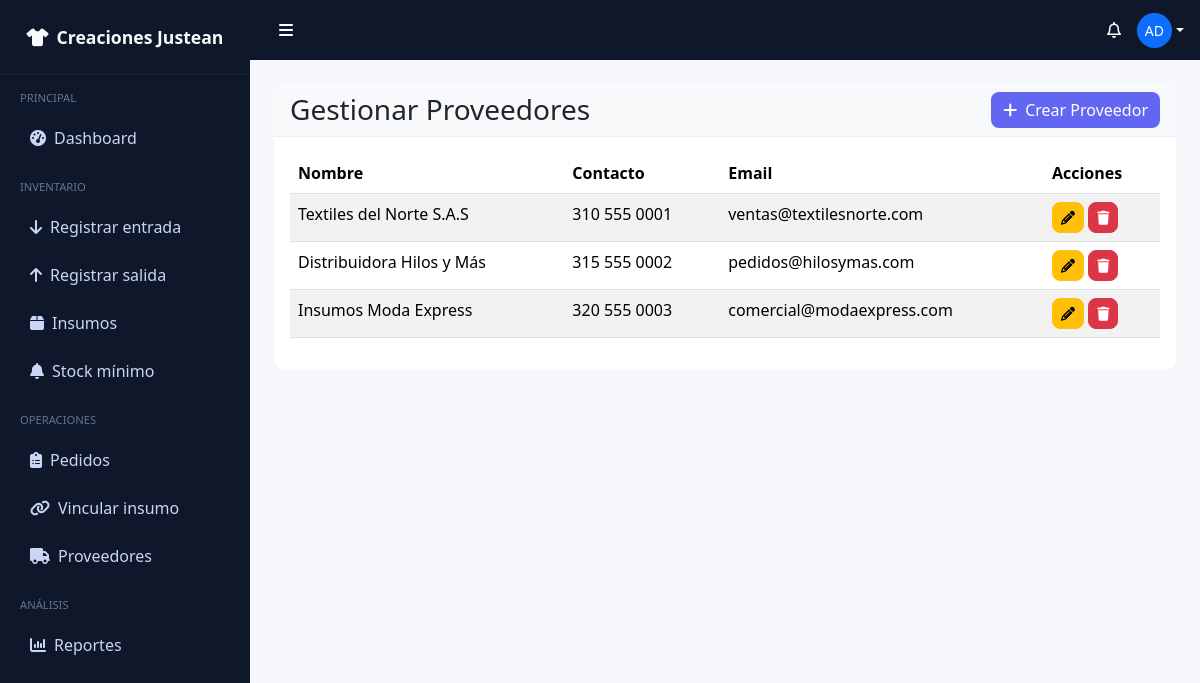
The app's page /administrador/gestionarProveedores (signed in) with its own data.
### tables this page shows
CREATE TABLE `proveedores` (
  `idProveedor` int(11) NOT NULL,
  `nombre` varchar(100) NOT NULL,
  `contacto` varchar(100) DEFAULT NULL,
  `email` varchar(100) DEFAULT NULL
);

### app/controllers/AdministradorController.php (called while the page is built, shortened)
<?php
class AdministradorController extends Controller {
    private $proveedorModel;
    public function __construct() {
        $this->proveedorModel = $this->model('Proveedor');
    }
    public function gestionarProveedores() {
        $proveedores = $this->proveedorModel->obtenerTodos();
        $data = [
            'title' => 'Gestionar Proveedores',
            'proveedores' => $proveedores
        ];
        $this->view('administrador/gestionar_proveedores', $data);
    }
}

### app/core/App.php (called while the page is built, shortened)
<?php
class App {
    protected $method = 'index';
    public function __construct() {
        $url = $this->parseUrl();
        if (isset($url[0]) && file_exists('app/controllers/' . ucwords($url[0]) . 'Controller.php')) {
            unset($url[0]);
        }
        $this->controller = new $this->controller;
        if (isset($url[1])) {
            if (method_exists($this->controller, $url[1])) {
                $this->method = $url[1];
                unset($url[1]);
            }
        }
        $this->params = $url ? array_values($url) : [];
        call_user_func_array([$this->controller, $this->method], $this->params);
    }
    public function parseUrl() {
        if (isset($_GET['url'])) {
            return explode('/', filter_var(rtrim($_GET['url'], '/'), FILTER_SANITIZE_URL));
        }
        return [];
    }
}

### index.php (called while the page is built, shortened)
<?php
require_once 'app/core/App.php';
require_once 'app/core/Controller.php';
require_once 'app/patterns/Patterns.php';
require_once 'app/core/Database.php';
$app = new App();
?>

### app/core/Database.php (called while the page is built, shortened)
<?php
class Database {
    private $host = DB_HOST;
    private $user = DB_USER;
    private $pass = DB_PASS;
    private $dbname = DB_NAME;
    private $dbh;
    private $stmt;
    public function __construct() {
        $dsn = 'mysql:host=' . $this->host . ';dbname=' . $this->dbname;
        $options = [
            PDO::ATTR_PERSISTENT => true,
            PDO::ATTR_ERRMODE => PDO::ERRMODE_EXCEPTION,
            PDO::ATTR_DEFAULT_FETCH_MODE => PDO::FETCH_OBJ,
            PDO::ATTR_CASE => PDO::CASE_NATURAL
        ];
        try {
            $this->dbh = new PDO($dsn, $this->user, $this->pass, $options);
        } catch (PDOException $e) {
            $this->error = $e->getMessage();
            echo $this->error;
        }
    }
    public function query($sql) {
        $this->stmt = $this->dbh->prepare($sql);
    }
    public function execute() {
        return $this->stmt->execute();
    }
    public function resultSet() {
        $this->execute();
        return $this->stmt->fetchAll();
    }
}

### app/patterns/bridge/Repositorio.php (called while the page is built, shortened)
<?php
class MySQLInventario implements ImplementacionRepositorio {
    private object $db;
    private string $tabla;
    public function __construct(object $db, string $tabla, string $pkCampo) {
        $this->db      = $db;
        $this->tabla   = $tabla;
    }
    public function listar(): array {
        $this->db->query("SELECT * FROM {$this->tabla}");
        return $this->db->resultSet() ?: [];
    }
}
class Repositorio {
    private ImplementacionRepositorio $implementacion;
    public function __construct(ImplementacionRepositorio $implementacion) {
        $this->implementacion = $implementacion;
    }
    public function listar(): array {
        return $this->implementacion->listar();
    }
}

### app/models/Proveedor.php (called while the page is built, shortened)
<?php
class Proveedor {
    private Repositorio $repositorio;
    public function __construct() {
        $this->db = new Database;
        $this->repositorio = new Repositorio(
            new MySQLInventario($this->db, 'proveedores', 'idProveedor')
        );
    }
    public function obtenerTodos() {
        return $this->repositorio->listar();
    }
}

### app/views/administrador/gestionar_proveedores.php (the view, shortened to what this page needs)
<?php require_once APPROOT . '../app/views/layouts/header.php'; ?>
<div class="card">
    <div class="card-header d-flex justify-content-between align-items-center">
        <h3 class="mb-0"><?php echo $data['title']; ?></h3>
        <button class="btn btn-primary" data-bs-toggle="modal" data-bs-target="#modalCrear">
            <i class="fa-solid fa-plus me-2"></i>Crear Proveedor
        </button>
    </div>
    <div class="card-body">
        <div class="table-responsive">
            <table class="table table-striped table-hover">
                <thead>
                    <tr>
                        <th>Nombre</th>
                        <th>Contacto</th>
                        <th>Email</th>
                        <th>Acciones</th>
                    </tr>
                </thead>
                <tbody>
                    <?php foreach($data['proveedores'] as $proveedor) : ?>
                        <tr>
                            <td><?php echo $proveedor->nombre; ?></td>
                            <td><?php echo $proveedor->contacto; ?></td>
                            <td><?php echo $proveedor->email; ?></td>
                            <td>
                                <button class="btn btn-warning btn-sm" data-bs-toggle="modal" data-bs-target="#modalEditar"
                                        data-id="<?php echo $proveedor->idProveedor; ?>"
                                        data-nombre="<?php echo $proveedor->nombre; ?>"
                                        data-contacto="<?php echo $proveedor->contacto; ?>"
                                        data-email="<?php echo $proveedor->email; ?>">
                                    <i class="fa-solid fa-pencil"></i>
                                </button>
                                <button class="btn btn-danger btn-sm" data-bs-toggle="modal" data-bs-target="#modalEliminar"
                                        data-id="<?php echo $proveedor->idProveedor; ?>">
                                    <i class="fa-solid fa-trash"></i>
                                </button>
                            </td>
                        </tr>
                    <?php endforeach; ?>
                </tbody>
            </table>
        </div>
    </div>
</div>
<?php require_once APPROOT . '../app/views/layouts/footer.php'; ?>

### public/css/style.css (style rules this page uses)
:root { --main-bg-color: #f8f9fa; --sidebar-bg-color: #212529; --sidebar-width: 250px; }
body { overflow-x: hidden; }
.card { border-radius: 12px; }
.card-header { background: #f8f9fa; border-bottom: 1px solid #eee; }
.btn-primary { background: #6366f1; border: none; border-radius: 10px; font-weight: 500; }
.card { border: none; }
.btn { border-radius: 8px; font-weight: 500; }
.card { border-radius: 12px; border: none; }

### app/views/layouts/header.php (style rules this page uses)
body { background: #f5f7fb; }

### records on screen
proveedores: nombre "Textiles del Norte S.A.S", contacto "310 555 0001", email "ventas@textilesnorte.com"
proveedores: nombre "Distribuidora Hilos y Más", contacto "315 555 0002", email "pedidos@hilosymas.com"
proveedores: nombre "Insumos Moda Express", contacto "320 555 0003", email "comercial@modaexpress.com"

### other values on screen
substr($_SESSION['nombre'],0,2) "AD"
$data['title'] "Gestionar Proveedores"
